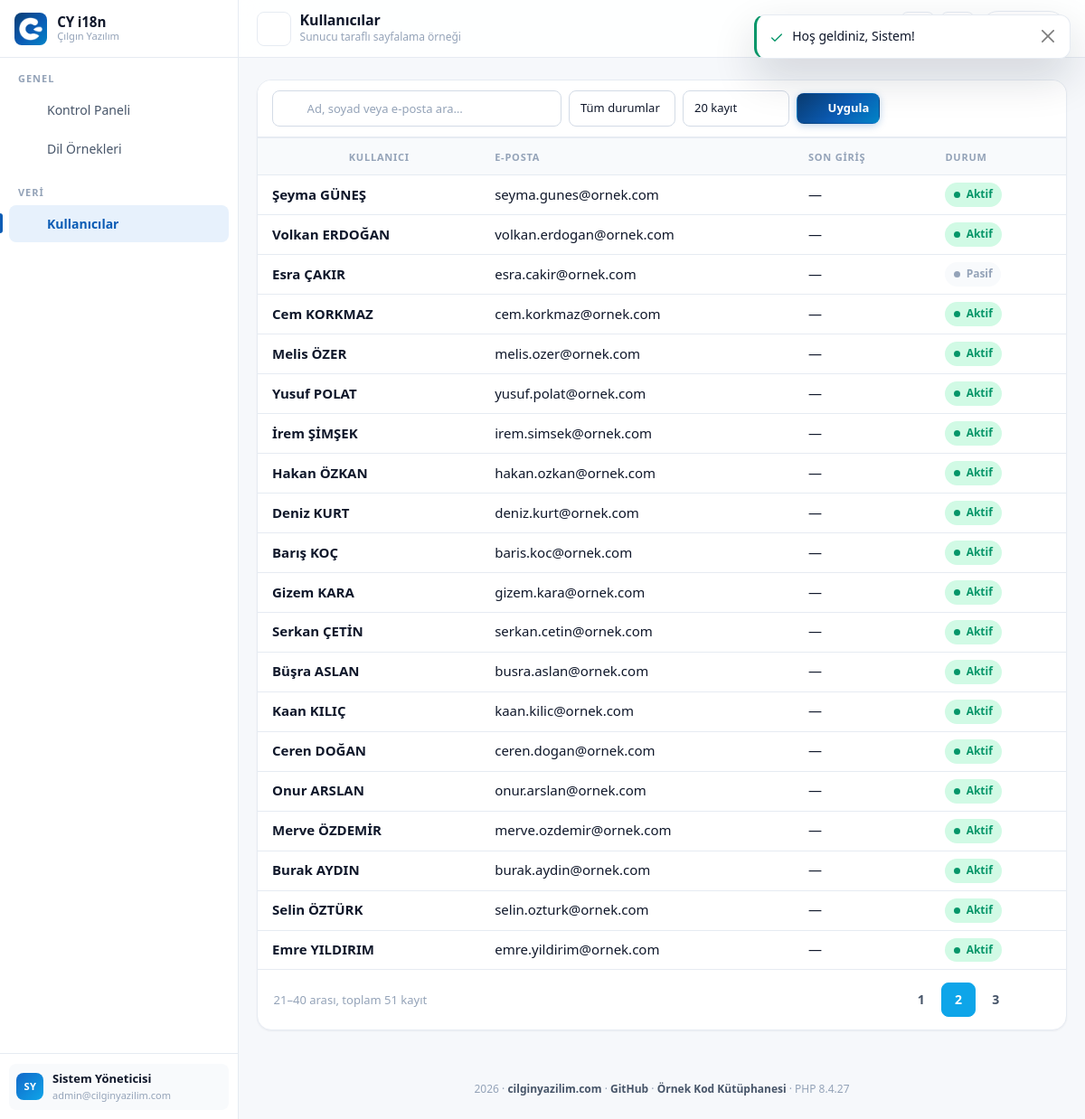
The app's page /users?page=2 (signed in) with its own data.
### tables this page shows
CREATE TABLE `users` (
  `id`            INT UNSIGNED NOT NULL AUTO_INCREMENT,

  `name`          VARCHAR(150) NOT NULL,
  `surname`       VARCHAR(150) NOT NULL,

   
   
  `email`         VARCHAR(190) NOT NULL,

   
   
   
  `password`      VARCHAR(255) NOT NULL,

   
  `is_active`     TINYINT(1)   NOT NULL DEFAULT 1,

   
   
  `theme`         ENUM('light','dark') NOT NULL DEFAULT 'light',

  `last_login_at` DATETIME     NULL DEFAULT NULL,
  `created_at`    TIMESTAMP    NOT NULL DEFAULT CURRENT_TIMESTAMP,
  `updated_at`    TIMESTAMP    NULL DEFAULT NULL,

  PRIMARY KEY (`id`),

   
   
   
  UNIQUE KEY `uk_users_email` (`email`),

   
   
   
  KEY `idx_users_name`    (`name`),
  KEY `idx_users_surname` (`surname`),
  KEY `idx_users_active`  (`is_active`),
  KEY `idx_users_created` (`created_at`)
);

### views/users/index.php (the view, shortened to what the rows shown need)
<div class="cy-card">
    <div class="cy-card__body cy-card__body--flush">
        <div class="cy-table-wrap">
            <table class="table cy-table w-100">
                <thead>
                    <tr>
                        <th scope="col"><?= te('common.users.user') ?></th>
                        <th scope="col" class="cy-hide-sm"><?= te('common.users.email') ?></th>
                        <th scope="col" class="cy-hide-sm"><?= te('common.users.last_login') ?></th>
                        <th scope="col"><?= te('common.users.status') ?></th>
                    </tr>
                </thead>
                <tbody>
                    <?php foreach ($rows as $row): ?>
                        <tr>
                            <td>
                                <div class="cy-user-cell">
                                    <span class="cy-user-cell__name"><?= e($row->fullName()) ?></span>
                                </div>
                            </td>
                            <td class="cy-hide-sm"><?= e($row->email) ?></td>
                            <td class="cy-hide-sm"><?= e(local_date($row->lastLoginAt, true)) ?></td>
                            <td>
                                <span class="cy-status <?= $row->isActive ? 'is-active' : 'is-passive' ?>">
                                    <span class="cy-status__dot"></span>
                                    <?= te($row->isActive ? 'common.users.active' : 'common.users.passive') ?>
                                </span>
                            </td>
                        </tr>
                    <?php endforeach; ?>
                </tbody>
            </table>
        </div>
    </div>
</div>

### views/partials/sidebar.php (shortened to what the rows shown need)
<?php
$user = $currentUser ?? null;
?>
<aside class="cy-sidebar" id="cy_sidebar" aria-label="Ana gezinme">
    <?php if ($user !== null): ?>
        <div class="cy-sidebar__footer">
            <div class="cy-side-user">
                <span class="cy-avatar cy-avatar--sm cy-avatar--initial"><?= e($user->initials()) ?></span>
                <span class="cy-side-user__info">
                    <span class="cy-side-user__name"><?= e($user->fullName()) ?></span>
                    <span class="cy-side-user__role"><?= e($user->email) ?></span>
                </span>
            </div>
        </div>
    <?php endif; ?>
</aside>

### records on screen
users: $user->initials() "SY", $user->fullName() "Sistem Yöneticisi", email "admin@cilginyazilim.com"
users: $row->fullName() "Şeyma GÜNEŞ", email "seyma.gunes@ornek.com", last_login_at "—", is_active "Aktif"
users: $row->fullName() "Volkan ERDOĞAN", email "volkan.erdogan@ornek.com", last_login_at "—", is_active "Aktif"
users: $row->fullName() "Esra ÇAKIR", email "esra.cakir@ornek.com", last_login_at "—", is_active "Pasif"
users: $row->fullName() "Cem KORKMAZ", email "cem.korkmaz@ornek.com", last_login_at "—", is_active "Aktif"
users: $row->fullName() "Melis ÖZER", email "melis.ozer@ornek.com", last_login_at "—", is_active "Aktif"
users: $row->fullName() "Yusuf POLAT", email "yusuf.polat@ornek.com", last_login_at "—", is_active "Aktif"
users: $row->fullName() "İrem ŞİMŞEK", email "irem.simsek@ornek.com", last_login_at "—", is_active "Aktif"
users: $row->fullName() "Hakan ÖZKAN", email "hakan.ozkan@ornek.com", last_login_at "—", is_active "Aktif"
users: $row->fullName() "Deniz KURT", email "deniz.kurt@ornek.com", last_login_at "—", is_active "Aktif"
users: $row->fullName() "Barış KOÇ", email "baris.koc@ornek.com", last_login_at "—", is_active "Aktif"
users: $row->fullName() "Gizem KARA", email "gizem.kara@ornek.com", last_login_at "—", is_active "Aktif"
users: $row->fullName() "Serkan ÇETİN", email "serkan.cetin@ornek.com", last_login_at "—", is_active "Aktif"
users: $row->fullName() "Büşra ASLAN", email "busra.aslan@ornek.com", last_login_at "—", is_active "Aktif"
users: $row->fullName() "Kaan KILIÇ", email "kaan.kilic@ornek.com", last_login_at "—", is_active "Aktif"
users: $row->fullName() "Ceren DOĞAN", email "ceren.dogan@ornek.com", last_login_at "—", is_active "Aktif"
users: $row->fullName() "Onur ARSLAN", email "onur.arslan@ornek.com", last_login_at "—", is_active "Aktif"
users: $row->fullName() "Merve ÖZDEMİR", email "merve.ozdemir@ornek.com", last_login_at "—", is_active "Aktif"
users: $row->fullName() "Burak AYDIN", email "burak.aydin@ornek.com", last_login_at "—", is_active "Aktif"
users: $row->fullName() "Selin ÖZTÜRK", email "selin.ozturk@ornek.com", last_login_at "—", is_active "Aktif"
users: $row->fullName() "Emre YILDIRIM", email "emre.yildirim@ornek.com", last_login_at "—", is_active "Aktif"

### other values on screen
$appName "CY i18n"
$appBrand "Çılgın Yazılım"
te($group['label']) "GENEL"
te($item['label']) "Kontrol Paneli"
te($item['label']) "Dil Örnekleri"
te($group['label']) "VERI"
te($item['label']) "Kullanıcılar"
$pageTitle "Kullanıcılar"
$pageSubtitle "Sunucu taraflı sayfalama örneği"
te('common.apply') "Uygula"
te('common.users.user') "KULLANICI"
te('common.users.email') "E-POSTA"
te('common.users.last_login') "SON GIRIŞ"
te('common.users.status') "DURUM"
$page "1"
